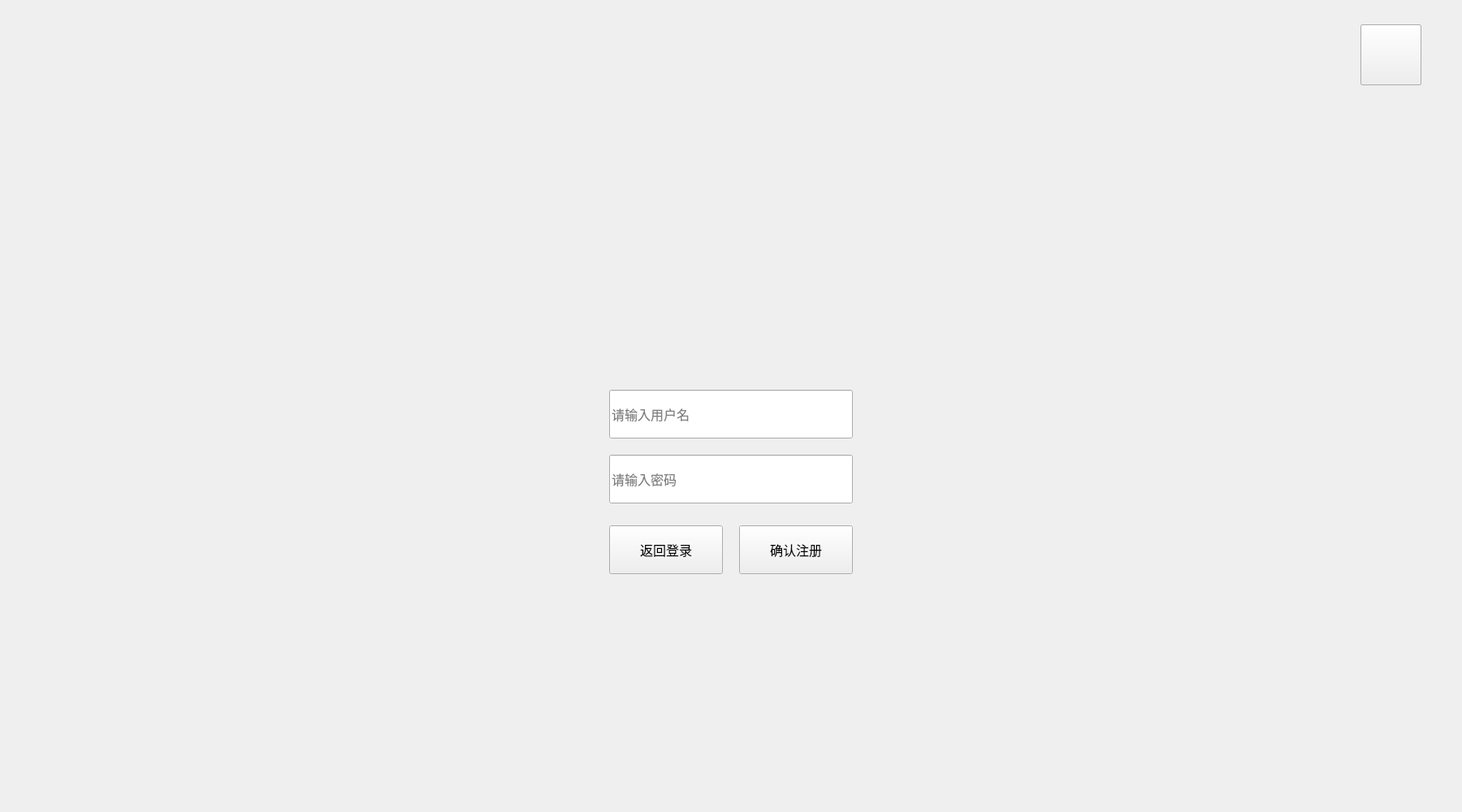
<?xml version="1.0" encoding="UTF-8"?>
<ui version="4.0">
 <class>to_register</class>
 <widget class="QWidget" name="to_register">
  <property name="geometry">
   <rect>
    <x>0</x>
    <y>0</y>
    <width>1800</width>
    <height>1000</height>
   </rect>
  </property>
  <property name="windowTitle">
   <string>Form</string>
  </property>
  <widget class="QLineEdit" name="username">
   <property name="geometry">
    <rect>
     <x>750</x>
     <y>480</y>
     <width>300</width>
     <height>60</height>
    </rect>
   </property>
   <property name="font">
    <font>
     <family>微软雅黑 Light</family>
     <pointsize>12</pointsize>
    </font>
   </property>
   <property name="placeholderText">
    <string>请输入用户名</string>
   </property>
  </widget>
  <widget class="QLineEdit" name="password">
   <property name="geometry">
    <rect>
     <x>750</x>
     <y>560</y>
     <width>300</width>
     <height>60</height>
    </rect>
   </property>
   <property name="font">
    <font>
     <family>微软雅黑 Light</family>
     <pointsize>12</pointsize>
    </font>
   </property>
   <property name="placeholderText">
    <string>请输入密码</string>
   </property>
  </widget>
  <widget class="QPushButton" name="pushbutton_login">
   <property name="geometry">
    <rect>
     <x>750</x>
     <y>647</y>
     <width>140</width>
     <height>60</height>
    </rect>
   </property>
   <property name="font">
    <font>
     <family>微软雅黑 Light</family>
     <pointsize>12</pointsize>
    </font>
   </property>
   <property name="styleSheet">
    <string notr="true">border-image: url(:/逻辑图标/逻辑小图标/按钮.png);</string>
   </property>
   <property name="text">
    <string>返回登录</string>
   </property>
  </widget>
  <widget class="QPushButton" name="pushbutton_register">
   <property name="geometry">
    <rect>
     <x>910</x>
     <y>647</y>
     <width>140</width>
     <height>60</height>
    </rect>
   </property>
   <property name="font">
    <font>
     <family>微软雅黑 Light</family>
     <pointsize>12</pointsize>
    </font>
   </property>
   <property name="styleSheet">
    <string notr="true">border-image: url(:/逻辑图标/逻辑小图标/按钮.png);</string>
   </property>
   <property name="text">
    <string>确认注册</string>
   </property>
  </widget>
  <widget class="QPushButton" name="play_music">
   <property name="geometry">
    <rect>
     <x>1675</x>
     <y>30</y>
     <width>75</width>
     <height>75</height>
    </rect>
   </property>
   <property name="styleSheet">
    <string notr="true">border-image: url(:/逻辑图标/逻辑小图标/音乐.png);</string>
   </property>
   <property name="text">
    <string/>
   </property>
  </widget>
  <widget class="QPushButton" name="stop_music">
   <property name="geometry">
    <rect>
     <x>1675</x>
     <y>30</y>
     <width>75</width>
     <height>75</height>
    </rect>
   </property>
   <property name="styleSheet">
    <string notr="true">border-image: url(:/逻辑图标/逻辑小图标/暂停音乐.png);</string>
   </property>
   <property name="text">
    <string/>
   </property>
  </widget>
  <widget class="QLabel" name="label">
   <property name="geometry">
    <rect>
     <x>600</x>
     <y>60</y>
     <width>600</width>
     <height>240</height>
    </rect>
   </property>
   <property name="styleSheet">
    <string notr="true">border-image: url(:/逻辑图标/逻辑小图标/标题.png);</string>
   </property>
   <property name="text">
    <string/>
   </property>
  </widget>
  <widget class="QLabel" name="label_2">
   <property name="geometry">
    <rect>
     <x>740</x>
     <y>190</y>
     <width>300</width>
     <height>250</height>
    </rect>
   </property>
   <property name="styleSheet">
    <string notr="true">border-image: url(:/逻辑图标/逻辑小图标/logo.png);</string>
   </property>
   <property name="text">
    <string/>
   </property>
  </widget>
  <widget class="QLabel" name="label_3">
   <property name="geometry">
    <rect>
     <x>690</x>
     <y>480</y>
     <width>45</width>
     <height>45</height>
    </rect>
   </property>
   <property name="styleSheet">
    <string notr="true">border-image: url(:/逻辑图标/逻辑小图标/用户.png);</string>
   </property>
   <property name="text">
    <string/>
   </property>
  </widget>
  <widget class="QLabel" name="label_4">
   <property name="geometry">
    <rect>
     <x>690</x>
     <y>560</y>
     <width>45</width>
     <height>45</height>
    </rect>
   </property>
   <property name="styleSheet">
    <string notr="true">border-image: url(:/逻辑图标/逻辑小图标/密码.png);</string>
   </property>
   <property name="text">
    <string/>
   </property>
  </widget>
 </widget>
 <resources/>
 <connections/>
</ui>
